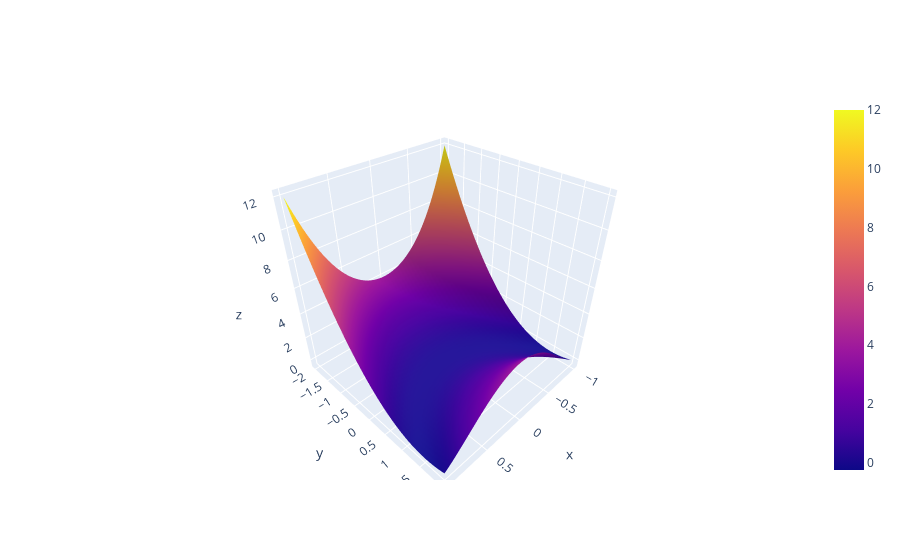

This figure's notebook cell:
### Code cell
X = np.linspace(xlb, xub, 50)
Y = np.linspace(ylb, yub, 50)
X1, X2 = np.meshgrid(X, Y)
X1_inp, X2_inp = X1.flatten(), X2.flatten()
Z = g(X1_inp, X2_inp).reshape(len(X), len(X))

fig = go.Figure(data=[go.Surface(x=X1, y=X2, z=Z)])


fig.show()

### Figure 1 — Plotly figure (JSON) as saved in the notebook; plotly's stock layout.template omitted (floating-point values rounded to 4 significant figures; data arrays with more than 128 entries replaced by an {"elided": "..."} marker saying what was removed)
{"data": [{"type": "surface", "x": {"elided": "50x50 float values"}, "y": {"elided": "50x50 float values"}, "z": {"elided": "50x50 float values"}}], "layout": {}}
